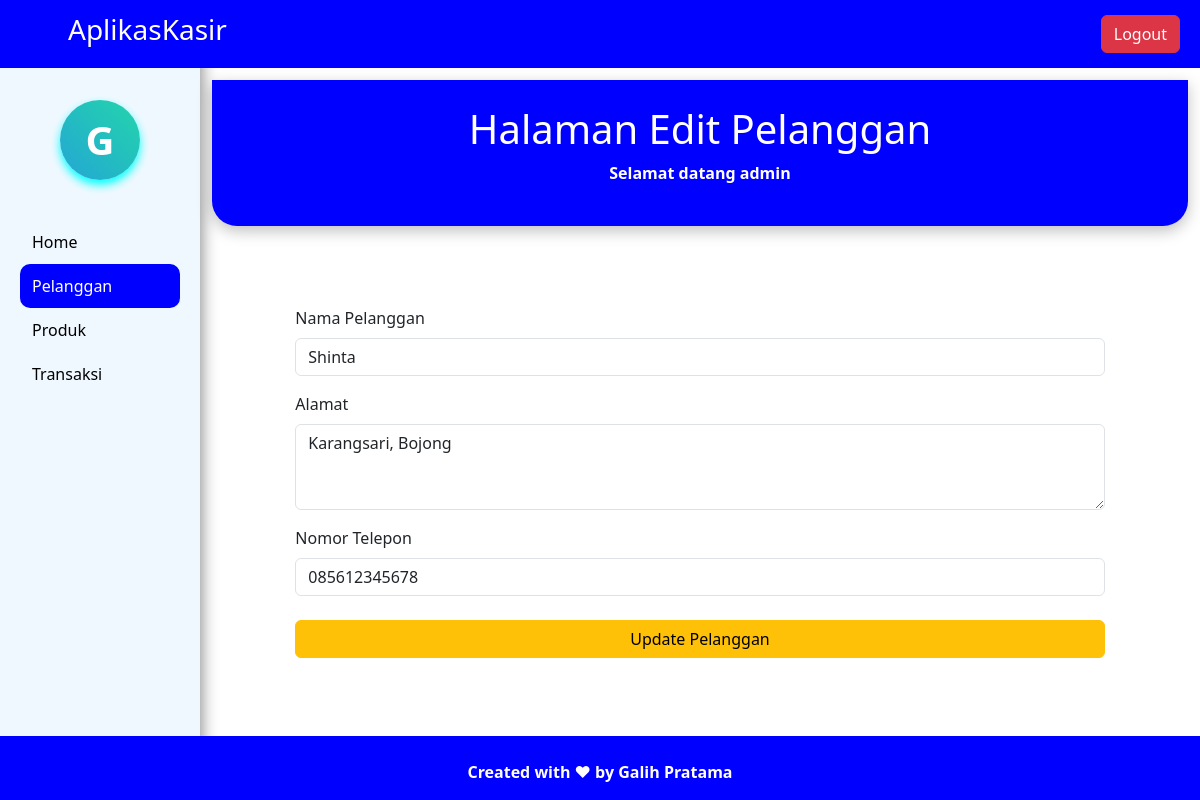
The page /admin/pelanggan/edit_pelanggan.php?id_pelanggan=3 (signed in) on the database its author committed.
### tables this page shows
CREATE TABLE `pelanggan` (
  `id_pelanggan` int(11) NOT NULL,
  `nama_pelanggan` varchar(100) NOT NULL,
  `alamat` text NOT NULL,
  `nomor_telepon` varchar(15) NOT NULL
);

### admin/pelanggan/edit_pelanggan.php (the view, shortened to what this page needs)
<!DOCTYPE html>
<html lang="en">
<head>
    <link rel="stylesheet" href="../../assets/css/bootstrap.min.css">
</head>
<body>
    <div class="navbar p-2">
        <div class="container-fluid">
            <h1 class="navbar-brand text-white ps-5 fs-3">AplikasKasir</h1>
            <a href="../../logout.php" class="btn btn-danger" onclick="return confirm('Apakah Kamu yakin ingin keluar')">Logout</a>
        </div>
    </div>
    <div class="container-fluid">
        <div class="row">
            <div class="col-md-2 sidebar">
                    <div class="avatar-circle">G</div>
                    <a href="../home.php" class="sidebar-link ">Home</a>
                    <a href="pelanggan.php" class="sidebar-link active">Pelanggan</a>
                    <a href="../produk/produk.php" class="sidebar-link">Produk</a>
                    <a href="../transaksi/transaksi.php" class="sidebar-link ">Transaksi</a>
            </div>
            <div class="col-md-10">
                <div class="header text-white text-center fw-bold">
                    <h1>Halaman Edit Pelanggan</h1>
                    <p>Selamat datang  <?php echo $_SESSION['username'];?></p>
                </div>
                <div class="row d-flex justify-content-center gap-5">
                    <div class="col-md-10">
                        <?php
                        include '../../config.php';
                        $id_pelanggan   =   $_GET['id_pelanggan'];
                        $data   =   mysqli_query($conn, "SELECT*from pelanggan where id_pelanggan = '$id_pelanggan'");
                        while($row = mysqli_fetch_array($data)){
                        ?>
                        <form action="update_pelanggan.php" method="post">
                            <div class="form-group mb-3">
                                <label for="" class="form-label">Nama Pelanggan</label>
                                <input type="text" name="nama_pelanggan" class="form-control" value="<?php echo $row['nama_pelanggan'];?>">
                            </div>
                            <div class="form-group mb-3">
                                <label for="" class="form-label">Alamat</label>
                                <textarea name="alamat" class="form-control" rows="3" value="<?php echo $row['alamat'];?>" ><?php echo $row['alamat'];?></textarea>
                            </div>
                            <div class="form-group mb-4">
                                <label for="" class="form-label">Nomor Telepon</label>
                                <input type="number" name="nomor_telepon" class="form-control" value="<?php echo $row['nomor_telepon'];?>" >
                            </div>
                            <button type="submit"  class="btn btn-warning w-100">Update Pelanggan</button>
                        </form>
                        <?php } ?>
                    </div>
                </div>
            </div>
            <footer class="position-absolute bottom-0 w-100 fw-bold text-center text-white">
                <p class="pt-4">Created with ❤ by Galih Pratama</p>
            </footer>
        </div>
    </div>
</body>
</html>

### admin/pelanggan/edit_pelanggan.php (style rules this page uses)
* { margin : 0 ; padding:0; }
body { height :100vh; }
.navbar { position:fixed; width:100%; z-index:999; background-color:blue; }
.sidebar { background-color:aliceblue; height:100vh; padding:50px 20px 0; box-shadow:2px 0 15px rgba(0,0,0,0.45); font-weight:500; }
.sidebar-link { text-decoration:none; color:black; display:block; padding : 10px 12px; border-radius:10px; transition:all 0.3s ease; }
.sidebar-link.active { color:white; background-color:blue; }
.avatar-circle { width:80px; height:80px; border-radius:50%; background:linear-gradient(45deg, #23a6d5, #23d5ab); display:flex; justify-content:center; align-items:center; font-size:40px; font-weight:bold; color:white; margin:50px auto 40px ; box-shadow:0 5px 10px cyan; animation:float 4s ease-in-out infinite; }
.header { background-color:blue; padding:25px 20px; margin:80px 0 80px; border-radius:0 0 25px 25px; box-shadow:0 5px 15px rgba(0,0,0,0.25); }
footer { background-color:blue; }

### rows shown on the page
pelanggan: nama_pelanggan "Shinta", alamat "Karangsari, Bojong", nomor_telepon "085612345678"

### other values the page prints
$_SESSION['username'] "admin"
